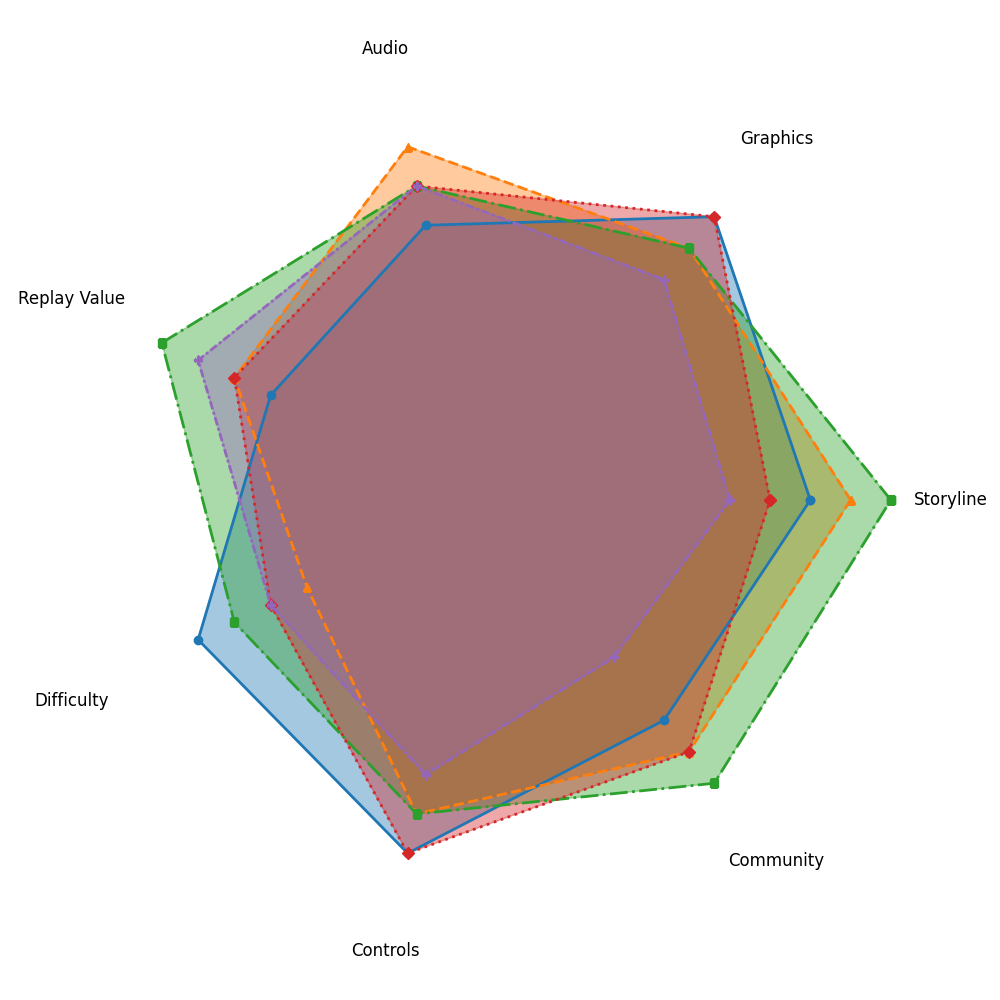

The Python source for this figure:
import matplotlib.pyplot as plt
import numpy as np

categories = ['Storyline', 'Graphics', 'Audio', 'Replay Value', 'Difficulty', 'Controls', 'Community']
action_game = [8, 9, 7, 6, 8, 9, 7]
adventure_game = [9, 8, 9, 7, 5, 8, 8]
role_playing_game = [10, 8, 8, 9, 7, 8, 9]
shooter_game = [7, 9, 8, 7, 6, 9, 8]
sports_game = [6, 7, 8, 8, 6, 7, 5]

# Adding the first rating value to close the loop for each genre
action_game += action_game[:1]
adventure_game += adventure_game[:1]
role_playing_game += role_playing_game[:1]
shooter_game += shooter_game[:1]
sports_game += sports_game[:1]

num_vars = len(categories)
angles = np.linspace(0, 2 * np.pi, num_vars, endpoint=False).tolist()
angles += angles[:1]  # Closing the circle by adding the first value to the end

# Create the plot with polar coordinates
fig, ax = plt.subplots(figsize=(10, 10), subplot_kw=dict(polar=True))

plt.ylim(0, 11)  # Set the radius limits

# Define the styles for each genre
genres = {
    'Action': ('#1f77b4', 'solid', 'o'),
    'Adventure': ('#ff7f0e', '--', '^'),
    'Role-Playing': ('#2ca02c', 'dashdot', 's'),
    'Shooter': ('#d62728', ':', 'D'),
    'Sports': ('#9467bd', (0, (3, 1, 1, 1)), 'P')
}

# Dataset for each genre
datasets = [action_game, adventure_game, role_playing_game, shooter_game, sports_game]

# Iterate over datasets and their corresponding genre styles
for data, (color, linestyle, marker) in zip(datasets, genres.values()):
    ax.plot(angles, data, color=color, linewidth=2, linestyle=linestyle, marker=marker, markersize=6)
    ax.fill(angles, data, color=color, alpha=0.4)

# Set the labels for categories (ax.set_xticks)
ax.set_xticks(angles[:-1])  # Remove the last angle since it's a duplicate
ax.set_xticklabels(categories, fontsize=12, ha='center')

# Remove y-axis labels and ticks
ax.set_yticklabels([])
ax.set_yticks([])

# Hide the polar spine and grid
ax.spines['polar'].set_visible(False)
ax.grid(False)

# Adjust layout and display the plot
plt.tight_layout()
plt.show()
